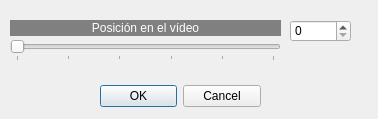
<?xml version="1.0" encoding="UTF-8"?>
<ui version="4.0">
 <class>dcapturar_de_video</class>
 <widget class="QDialog" name="dcapturar_de_video">
  <property name="geometry">
   <rect>
    <x>0</x>
    <y>0</y>
    <width>378</width>
    <height>119</height>
   </rect>
  </property>
  <property name="windowTitle">
   <string>Capturar de vídeo</string>
  </property>
  <widget class="QDialogButtonBox" name="buttonBox">
   <property name="geometry">
    <rect>
     <x>100</x>
     <y>80</y>
     <width>161</width>
     <height>32</height>
    </rect>
   </property>
   <property name="orientation">
    <enum>Qt::Horizontal</enum>
   </property>
   <property name="standardButtons">
    <set>QDialogButtonBox::Cancel|QDialogButtonBox::Ok</set>
   </property>
  </widget>
  <widget class="QSlider" name="horizontalSlider">
   <property name="geometry">
    <rect>
     <x>10</x>
     <y>40</y>
     <width>271</width>
     <height>21</height>
    </rect>
   </property>
   <property name="minimum">
    <number>0</number>
   </property>
   <property name="maximum">
    <number>100</number>
   </property>
   <property name="value">
    <number>0</number>
   </property>
   <property name="orientation">
    <enum>Qt::Horizontal</enum>
   </property>
   <property name="tickPosition">
    <enum>QSlider::TicksBelow</enum>
   </property>
   <property name="tickInterval">
    <number>20</number>
   </property>
  </widget>
  <widget class="QSpinBox" name="spinBox">
   <property name="geometry">
    <rect>
     <x>290</x>
     <y>20</y>
     <width>61</width>
     <height>22</height>
    </rect>
   </property>
   <property name="minimum">
    <number>0</number>
   </property>
   <property name="maximum">
    <number>100</number>
   </property>
   <property name="value">
    <number>0</number>
   </property>
  </widget>
  <widget class="QLabel" name="label">
   <property name="geometry">
    <rect>
     <x>10</x>
     <y>20</y>
     <width>271</width>
     <height>16</height>
    </rect>
   </property>
   <property name="styleSheet">
    <string notr="true">background-color: rgb(128, 128, 128);
color: rgb(255, 255, 255);</string>
   </property>
   <property name="text">
    <string>Posición en el vídeo</string>
   </property>
   <property name="alignment">
    <set>Qt::AlignCenter</set>
   </property>
  </widget>
 </widget>
 <resources/>
 <connections>
  <connection>
   <sender>buttonBox</sender>
   <signal>accepted()</signal>
   <receiver>dcapturar_de_video</receiver>
   <slot>accept()</slot>
   <hints>
    <hint type="sourcelabel">
     <x>248</x>
     <y>254</y>
    </hint>
    <hint type="destinationlabel">
     <x>157</x>
     <y>274</y>
    </hint>
   </hints>
  </connection>
  <connection>
   <sender>buttonBox</sender>
   <signal>rejected()</signal>
   <receiver>dcapturar_de_video</receiver>
   <slot>reject()</slot>
   <hints>
    <hint type="sourcelabel">
     <x>316</x>
     <y>260</y>
    </hint>
    <hint type="destinationlabel">
     <x>286</x>
     <y>274</y>
    </hint>
   </hints>
  </connection>
 </connections>
</ui>
